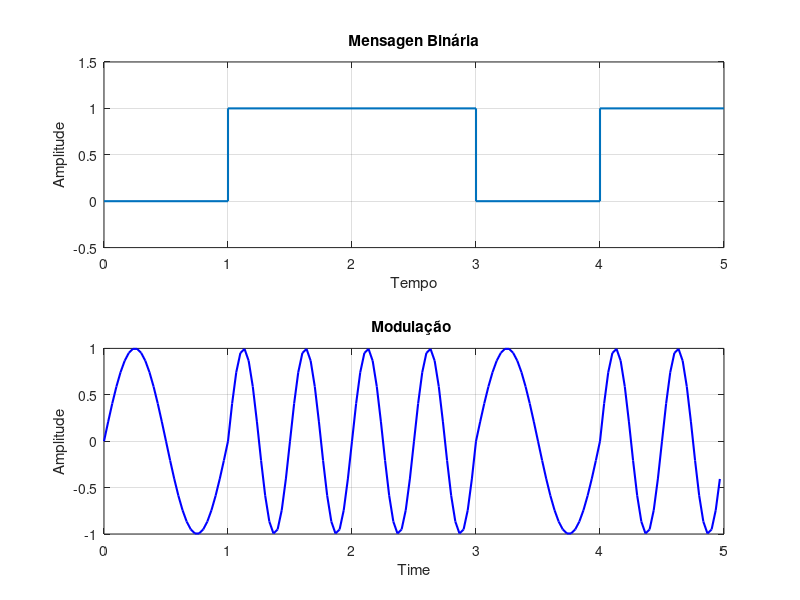

The MATLAB source for this figure:
%FSK-monobit
f1=1; %Frequência em Hz
f2=2; %Frequência em Hz
t=0:1/30:1-1/30;
%Sinais analógicos para compor a modulação
sa1=sin(2*pi*f2*t); % - 1
sa0=sin(2*pi*f1*t); % - 0

% da figura, nos concluimos a seguinte sequencia:  0 1 1 0 1

b=[0 1 1 0 1]; %Sinal a ser transmitido
n= 5;
fsk =[];
for i=1:n
  if b(i)==1
    fsk=[fsk sa1];
  else
    fsk=[fsk sa0];
  end
end
subplot(211)
stairs(0:5,[b(1:5) b(5)],'linewidth',1.5)
axis([0 n -0.5 1.5])
title('Mensagen Binária');grid on
xlabel('Tempo');ylabel('Amplitude')
subplot(212)
tb=0:1/30:5-1/30;
plot(tb, fsk(1:5*30),'b','linewidth',1.5)
title('Modulação ');grid on
xlabel('Time');ylabel('Amplitude')